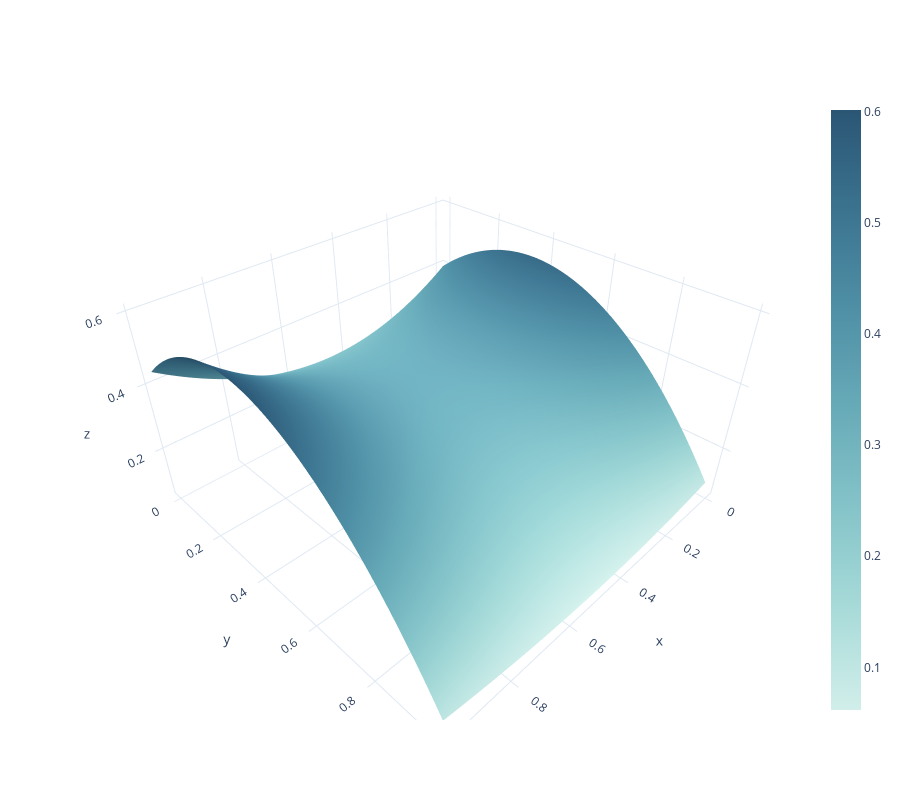
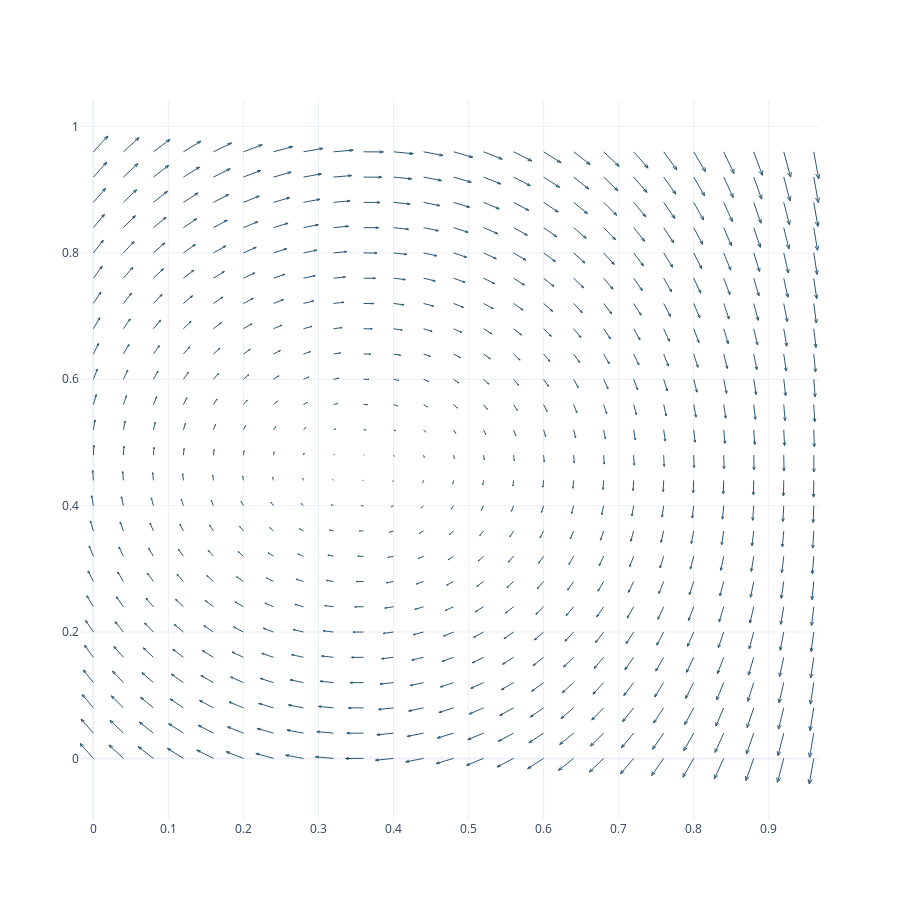

Notebook code for these charts, in order:
### Code cell
w11, w12, w22 = 0.1, 1, 0.5         # genotype relative fitness values for locus A
w11q, w12q, w22q = 0.9, 0.2, 0.8    # genotype relative fitness values for locus B

land3d = landscape3d(w11, w12, w22, w11q, w12q, w22q)

### Figure 1 — Plotly figure (JSON) as saved in the notebook; plotly's stock layout.template omitted (floating-point values rounded to 4 significant figures; data arrays with more than 128 entries replaced by an {"elided": "..."} marker saying what was removed)
{"data": [{"colorscale": [[0, "rgb(209, 238, 234)"], [0.1667, "rgb(168, 219, 217)"], [0.3333, "rgb(133, 196, 201)"], [0.5, "rgb(104, 171, 184)"], [0.6667, "rgb(79, 144, 166)"], [0.8333, "rgb(59, 115, 143)"], [1, "rgb(42, 86, 116)"]], "type": "surface", "x": [0, 0.01, 0.02, 0.03, 0.04, 0.05, 0.06, 0.07, 0.08, 0.09, 0.1, 0.11, 0.12, 0.13, 0.14, 0.15, 0.16, 0.17, 0.18, 0.19, 0.2, 0.21, 0.22, 0.23, 0.24, 0.25, 0.26, 0.27, 0.28, 0.29, 0.3, 0.31, 0.32, 0.33, 0.34, 0.35, 0.36, 0.37, 0.38, 0.39, 0.4, 0.41, 0.42, 0.43, 0.44, 0.45, 0.46, 0.47, 0.48, 0.49, 0.5, 0.51, 0.52, 0.53, 0.54, 0.55, 0.56, 0.57, 0.58, 0.59, 0.6, 0.61, 0.62, 0.63, 0.64, 0.65, 0.66, 0.67, 0.68, 0.69, 0.7, 0.71, 0.72, 0.73, 0.74, 0.75, 0.76, 0.77, 0.78, 0.79, 0.8, 0.81, 0.82, 0.83, 0.84, 0.85, 0.86, 0.87, 0.88, 0.89, 0.9, 0.91, 0.92, 0.93, 0.94, 0.95, 0.96, 0.97, 0.98, 0.99], "y": [0, 0.01, 0.02, 0.03, 0.04, 0.05, 0.06, 0.07, 0.08, 0.09, 0.1, 0.11, 0.12, 0.13, 0.14, 0.15, 0.16, 0.17, 0.18, 0.19, 0.2, 0.21, 0.22, 0.23, 0.24, 0.25, 0.26, 0.27, 0.28, 0.29, 0.3, 0.31, 0.32, 0.33, 0.34, 0.35, 0.36, 0.37, 0.38, 0.39, 0.4, 0.41, 0.42, 0.43, 0.44, 0.45, 0.46, 0.47, 0.48, 0.49, 0.5, 0.51, 0.52, 0.53, 0.54, 0.55, 0.56, 0.57, 0.58, 0.59, 0.6, 0.61, 0.62, 0.63, 0.64, 0.65, 0.66, 0.67, 0.68, 0.69, 0.7, 0.71, 0.72, 0.73, 0.74, 0.75, 0.76, 0.77, 0.78, 0.79, 0.8, 0.81, 0.82, 0.83, 0.84, 0.85, 0.86, 0.87, 0.88, 0.89, 0.9, 0.91, 0.92, 0.93, 0.94, 0.95, 0.96, 0.97, 0.98, 0.99], "z": {"elided": "100x100 float values"}}], "layout": {"height": 800}}

### Figure 2 — Plotly figure (JSON) as saved in the notebook; plotly's stock layout.template omitted (floating-point values rounded to 4 significant figures; data arrays with more than 128 entries replaced by an {"elided": "..."} marker saying what was removed)
{"data": [{"line": {"width": 1}, "marker": {"color": "rgb(43, 88, 118)"}, "mode": "lines", "name": "quiver", "type": "scatter", "x": {"elided": "4375 float values"}, "y": {"elided": "4375 float values"}}], "layout": {"height": 900, "hovermode": "closest"}}
